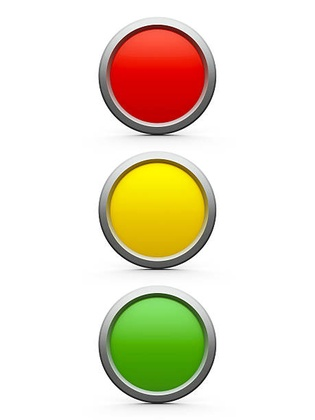
%> input picture test1.jpg, 315 x 420 px, shrunk from 459 x 612 before the run
$ octave 16_TestHough.m   (GNU Octave 9; MATLAB toolbox functions it lacks are replaced by stand-ins)
%> lines starting %> are read from the running program, lines starting %| are printed output that depends on the picture; in (x1, y1, x2, y2) boxes, pixels count from 0 and x2, y2 are one past the last pixel; in counts of white or black regions, pixels touching at a corner belong together; the program's own positions count from 1
%> the answer given: test1.jpg
%> further down, img is the input picture: size 420x315x3 uint8; mean R, G, B 232.6, 225, 205
### Binarizations.m
function Binarization = Binarizations(img,VThreshold)
%> called with VThreshold = 230
varsize = size(img);
%> varsize = [420 315 3]
newimg = double(img);

binarizations = zeros(varsize(1),varsize(2));

for i = 1:varsize(1)
  for j = 1:varsize(2)

    if(newimg(i,j) < VThreshold)
      binarizations(i,j) = 0;
    else
      binarizations(i,j) = 1;
     endif
  endfor
endfor
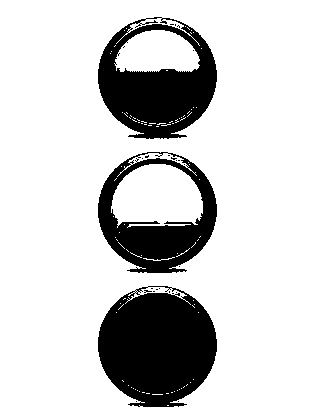
%> binarizations: size 420x315 double; values 0 (black) and 1 (white), 81% white; 26 black regions (23 under 20 px), largest, box (x1, y1, x2, y2) and area: (98, 286, 217, 407) 10850, (98, 17, 217, 139) 8023, (98, 152, 217, 273) 6239
  Binarization = binarizations;
endfunction

### 16_TestHough.m
clear all, close all
pkg load image
[file,fpath] = uigetfile({"*.jpg;*.png","Choose your image"});
img = imread([fpath,file]);

bi_img = Binarizations(img,230);

SE=strel("square",3);

Imdil = imdilate(bi_img, SE);
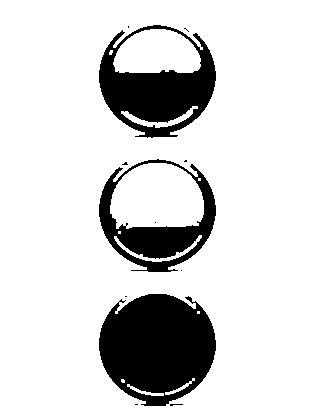
%> Imdil: size 420x315 double; values 0 (black) and 1 (white), 84.2% white; 12 black regions (9 under 20 px), largest, box (x1, y1, x2, y2) and area: (99, 294, 216, 406) 9811, (99, 25, 216, 138) 6481, (99, 159, 216, 272) 4607

ExtGrad = Imdil - bi_img;
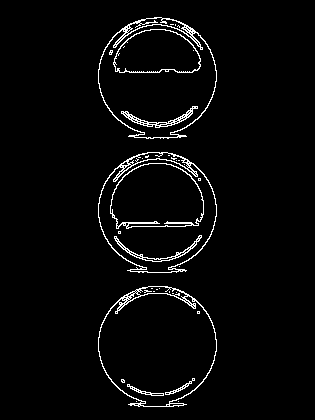
%> ExtGrad: size 420x315 double; values 0 (black) and 1 (white), 3.2% white in thin lines or dots, all inside (x1, y1, x2, y2) = (98, 17, 217, 407)

subplot(2,3,1)
imshow(img)
title("Original")

subplot(2,3,2)
imshow(Imdil)
title("imdilate")

subplot(2,3,3)
imshow(ExtGrad)
title("ExtGrad")

$ run again, on test4.jpg
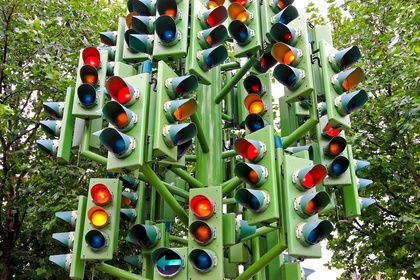
%> input picture test4.jpg, 420 x 280 px, shrunk from 1000 x 667 before the run
%> img is the input picture: size 280x420x3 uint8; mean R, G, B 102.3, 116.6, 76.9
%> after the loop in Binarizations, `for i = 1:varsize(1)`:
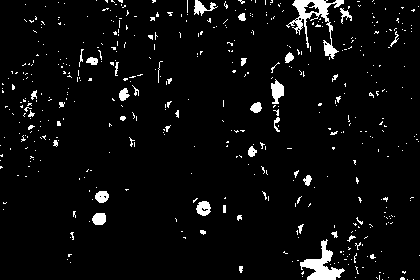
%> binarizations: size 280x420 double; values 0 (black) and 1 (white), 4.5% white; 483 white regions (446 under 20 px), largest, box (x1, y1, x2, y2) and area: (286, 0, 344, 59) 870, (300, 239, 345, 280) 713, (271, 79, 284, 104) 204
%> Imdil: size 280x420 double; values 0 (black) and 1 (white), 11.2% white; 286 white regions (136 under 20 px), largest, box (x1, y1, x2, y2) and area: (285, 0, 353, 61) 1724, (296, 238, 346, 280) 980, (270, 76, 285, 133) 492
%> `ExtGrad = Imdil - bi_img;`:
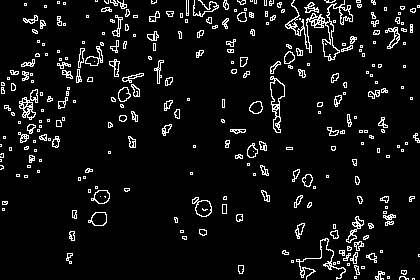
%> ExtGrad: size 280x420 double; values 0 (black) and 1 (white), 6.7% white in thin lines or dots
